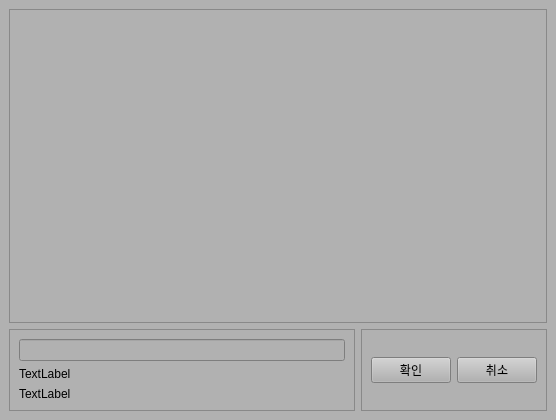
<?xml version="1.0" encoding="UTF-8"?>
<ui version="4.0">
 <class>make_talk_room_widget</class>
 <widget class="QWidget" name="make_talk_room_widget">
  <property name="geometry">
   <rect>
    <x>0</x>
    <y>0</y>
    <width>556</width>
    <height>420</height>
   </rect>
  </property>
  <property name="windowTitle">
   <string>Form</string>
  </property>
  <layout class="QVBoxLayout" name="verticalLayout_4">
   <property name="spacing">
    <number>0</number>
   </property>
   <property name="leftMargin">
    <number>0</number>
   </property>
   <property name="topMargin">
    <number>0</number>
   </property>
   <property name="rightMargin">
    <number>0</number>
   </property>
   <property name="bottomMargin">
    <number>0</number>
   </property>
   <item>
    <widget class="QWidget" name="widget" native="true">
     <property name="styleSheet">
      <string notr="true">background-color: rgb(177, 177, 177);</string>
     </property>
     <layout class="QHBoxLayout" name="horizontalLayout_2">
      <item>
       <layout class="QVBoxLayout" name="verticalLayout_3">
        <item>
         <widget class="QScrollArea" name="scrollArea">
          <property name="widgetResizable">
           <bool>true</bool>
          </property>
          <widget class="QWidget" name="widget_3">
           <property name="geometry">
            <rect>
             <x>0</x>
             <y>0</y>
             <width>550</width>
             <height>330</height>
            </rect>
           </property>
           <layout class="QVBoxLayout" name="layout">
            <property name="spacing">
             <number>0</number>
            </property>
            <property name="leftMargin">
             <number>0</number>
            </property>
            <property name="topMargin">
             <number>0</number>
            </property>
            <property name="rightMargin">
             <number>0</number>
            </property>
            <property name="bottomMargin">
             <number>0</number>
            </property>
            <item>
             <widget class="QWidget" name="invite_member_choice" native="true">
              <layout class="QVBoxLayout" name="invite_member_choice_layout"/>
             </widget>
            </item>
            <item>
             <widget class="QWidget" name="widget_2" native="true">
              <layout class="QVBoxLayout" name="verticalLayout_5">
               <item>
                <spacer name="verticalSpacer">
                 <property name="orientation">
                  <enum>Qt::Vertical</enum>
                 </property>
                 <property name="sizeHint" stdset="0">
                  <size>
                   <width>20</width>
                   <height>291</height>
                  </size>
                 </property>
                </spacer>
               </item>
              </layout>
             </widget>
            </item>
           </layout>
          </widget>
         </widget>
        </item>
        <item>
         <layout class="QHBoxLayout" name="horizontalLayout">
          <item>
           <widget class="QFrame" name="frame">
            <property name="frameShape">
             <enum>QFrame::StyledPanel</enum>
            </property>
            <property name="frameShadow">
             <enum>QFrame::Raised</enum>
            </property>
            <layout class="QVBoxLayout" name="verticalLayout">
             <item>
              <widget class="QLineEdit" name="lineEdit"/>
             </item>
             <item>
              <widget class="QLabel" name="label">
               <property name="text">
                <string>TextLabel</string>
               </property>
              </widget>
             </item>
             <item>
              <widget class="QLabel" name="label_2">
               <property name="text">
                <string>TextLabel</string>
               </property>
              </widget>
             </item>
            </layout>
           </widget>
          </item>
          <item>
           <widget class="QFrame" name="frame_2">
            <property name="frameShape">
             <enum>QFrame::StyledPanel</enum>
            </property>
            <property name="frameShadow">
             <enum>QFrame::Raised</enum>
            </property>
            <layout class="QHBoxLayout" name="horizontalLayout_3">
             <item>
              <widget class="QPushButton" name="decision_btn">
               <property name="text">
                <string>확인</string>
               </property>
              </widget>
             </item>
             <item>
              <widget class="QPushButton" name="close_btn">
               <property name="text">
                <string>취소</string>
               </property>
              </widget>
             </item>
            </layout>
           </widget>
          </item>
         </layout>
        </item>
       </layout>
      </item>
     </layout>
    </widget>
   </item>
  </layout>
 </widget>
 <resources/>
 <connections/>
</ui>
